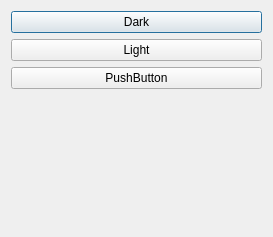
<?xml version="1.0" encoding="UTF-8"?>
<ui version="4.0">
 <class>demo</class>
 <widget class="QDialog" name="demo">
  <property name="geometry">
   <rect>
    <x>0</x>
    <y>0</y>
    <width>273</width>
    <height>237</height>
   </rect>
  </property>
  <property name="windowTitle">
   <string>Dialog</string>
  </property>
  <layout class="QGridLayout" name="gridLayout_6">
   <item row="0" column="0">
    <widget class="QPushButton" name="b1">
     <property name="text">
      <string>Dark</string>
     </property>
     <property name="icon">
      <iconset theme="folder"/>
     </property>
    </widget>
   </item>
   <item row="1" column="0">
    <widget class="QPushButton" name="b2">
     <property name="text">
      <string>Light</string>
     </property>
     <property name="icon">
      <iconset theme="test"/>
     </property>
    </widget>
   </item>
   <item row="2" column="0">
    <widget class="QPushButton" name="b3">
     <property name="text">
      <string>PushButton</string>
     </property>
     <property name="icon">
      <iconset theme="open-app-library"/>
     </property>
    </widget>
   </item>
   <item row="3" column="0">
    <spacer name="verticalSpacer">
     <property name="orientation">
      <enum>Qt::Vertical</enum>
     </property>
     <property name="sizeHint" stdset="0">
      <size>
       <width>20</width>
       <height>40</height>
      </size>
     </property>
    </spacer>
   </item>
  </layout>
 </widget>
 <resources>
  <include location="icons.qrc"/>
 </resources>
 <connections/>
</ui>
